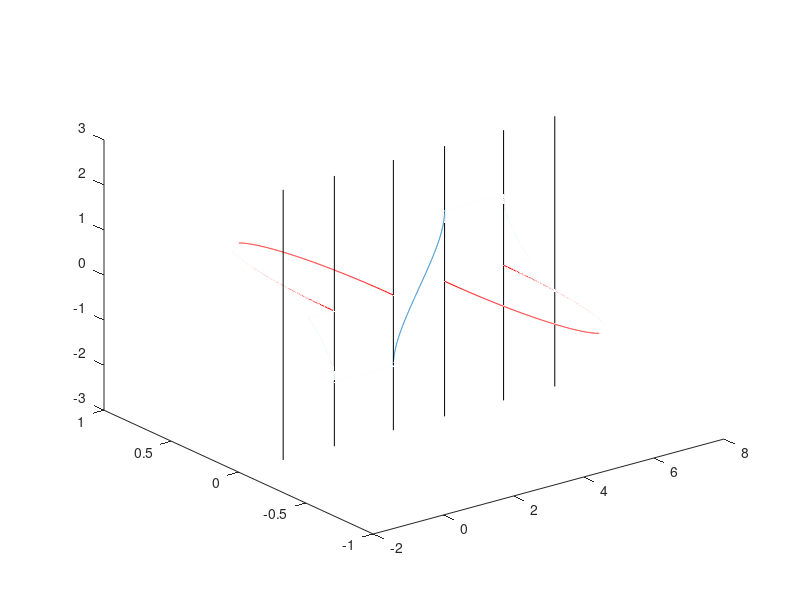

The MATLAB source for this figure:
%% Exploration of the nature of arcsin(sin(t))
%
% @file arcsinsinplay.m
%
% @brief In this file, the function arcsin(sin(t)) is explored
%

clc; clear; close all;

tau_min = 0;
tau_max = 2*pi;
d_tau = 0.001;

tau = tau_min:d_tau:tau_max;

A_U = 1.5;
phi_U = 0;
w_U = 1;

A_T = 1;
phi_T = 0;
w_T = 1;

t_alpha = asin(-(A_U/A_T).*sin(w_U.*tau - phi_U) + phi_T)./w_T;
t_beta = (2*phi_T + pi)./w_T  - t_alpha;

bound1 = asin(-A_T/A_U);
bound2 = asin( A_T/A_U);

figure(1)
plot3(tau, tau.*0, real(t_alpha));
hold on
plot3(tau, imag(t_alpha), tau.*0, 'color', 'r');
plot3([bound1 bound1], [0 0], [-3 3], 'color', 'k');
plot3([bound2 bound2], [0 0], [-3 3], 'color', 'k');
plot3([bound1+pi bound1+pi], [0 0], [-3 3], 'color', 'k');
plot3([bound2+pi bound2+pi], [0 0], [-3 3], 'color', 'k');
plot3([bound1+2*pi bound1+2*pi], [0 0], [-3 3], 'color', 'k');
plot3([bound2+2*pi bound2+2*pi], [0 0], [-3 3], 'color', 'k');
%plot(tau, t_beta);
%plot(tau, -pi/6.*sin(tau), 'color', 'r');
%plot(tau, F-sin(tau), 'color', 'g');
